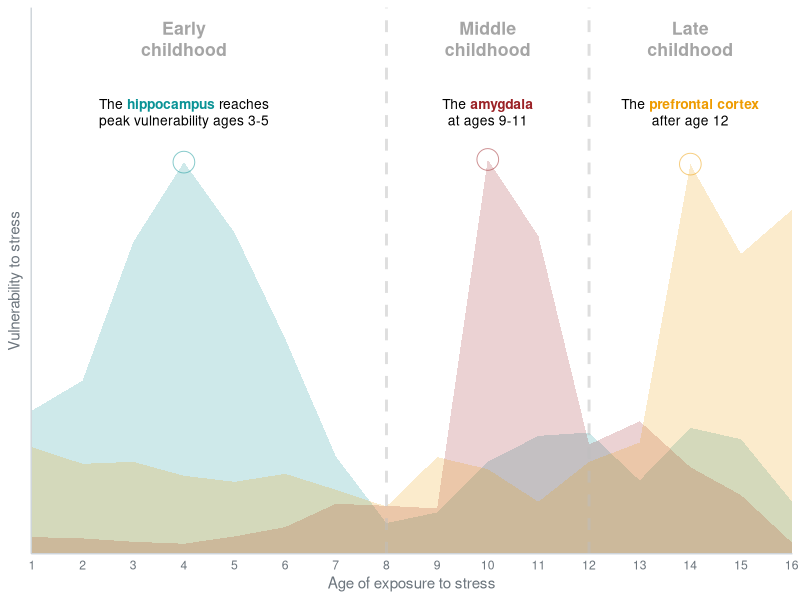
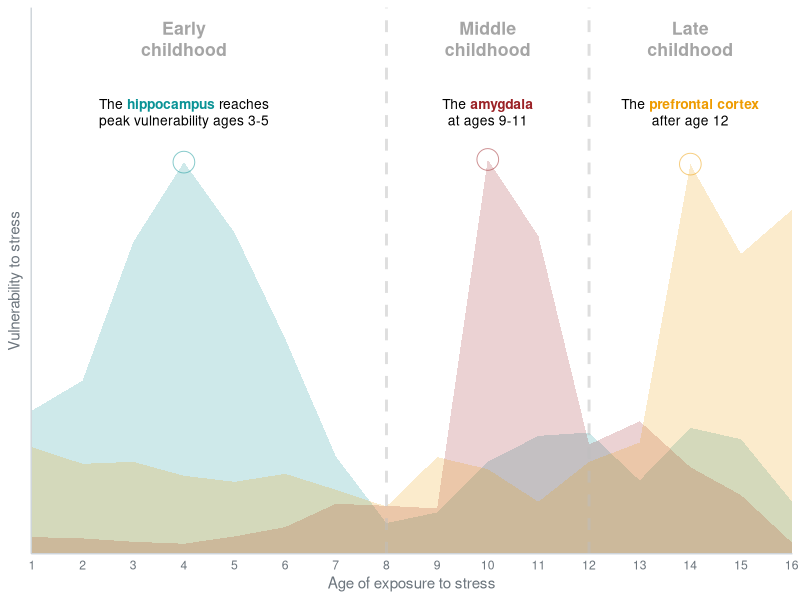

R code for these plots, in order:
## ---- chunk 1
library(tidyverse)
library(ggtext)
## ---- chunk 2
set.seed(2022)

df_sim <-
  tibble(
  # Hippocampus
  hippo_1_year  = rbernoulli(1000, p = 0.22),
  hippo_2_year  = rbernoulli(1000, p = 0.25),
  hippo_3_year  = rbernoulli(1000, p = 0.45),
  hippo_4_year  = rbernoulli(1000, p = 0.59),
  hippo_5_year  = rbernoulli(1000, p = 0.48),
  hippo_6_year  = rbernoulli(1000, p = 0.35),
  hippo_7_year  = rbernoulli(1000, p = 0.13),
  hippo_8_year  = rbernoulli(1000, p = 0.05),
  hippo_9_year  = rbernoulli(1000, p = 0.06),
  hippo_10_year = rbernoulli(1000, p = 0.15),
  hippo_11_year = rbernoulli(1000, p = 0.19),
  hippo_12_year = rbernoulli(1000, p = 0.20),
  hippo_13_year = rbernoulli(1000, p = 0.10),
  hippo_14_year = rbernoulli(1000, p = 0.18),
  hippo_15_year = rbernoulli(1000, p = 0.18),
  hippo_16_year = rbernoulli(1000, p = 0.09),
  # Amygdala
  amygd_1_year  = rbernoulli(1000, p = 0.02),
  amygd_2_year  = rbernoulli(1000, p = 0.02),
  amygd_3_year  = rbernoulli(1000, p = 0.02),
  amygd_4_year  = rbernoulli(1000, p = 0.02),
  amygd_5_year  = rbernoulli(1000, p = 0.02),
  amygd_6_year  = rbernoulli(1000, p = 0.04),
  amygd_7_year  = rbernoulli(1000, p = 0.07),
  amygd_8_year  = rbernoulli(1000, p = 0.07),
  amygd_9_year  = rbernoulli(1000, p = 0.07),
  amygd_10_year = rbernoulli(1000, p = 0.59),
  amygd_11_year = rbernoulli(1000, p = 0.49),
  amygd_12_year = rbernoulli(1000, p = 0.19),
  amygd_13_year = rbernoulli(1000, p = 0.18),
  amygd_14_year = rbernoulli(1000, p = 0.13),
  amygd_15_year = rbernoulli(1000, p = 0.09),
  amygd_16_year = rbernoulli(1000, p = 0.02),
  # Prefrontal cortex
  prefr_1_year  = rbernoulli(1000, p = 0.15),
  prefr_2_year  = rbernoulli(1000, p = 0.13),
  prefr_3_year  = rbernoulli(1000, p = 0.14),
  prefr_4_year  = rbernoulli(1000, p = 0.12),
  prefr_5_year  = rbernoulli(1000, p = 0.11),
  prefr_6_year  = rbernoulli(1000, p = 0.11),
  prefr_7_year  = rbernoulli(1000, p = 0.10),
  prefr_8_year  = rbernoulli(1000, p = 0.07),
  prefr_9_year  = rbernoulli(1000, p = 0.16),
  prefr_10_year = rbernoulli(1000, p = 0.14),
  prefr_11_year = rbernoulli(1000, p = 0.08),
  prefr_12_year = rbernoulli(1000, p = 0.16),
  prefr_13_year = rbernoulli(1000, p = 0.16),
  prefr_14_year = rbernoulli(1000, p = 0.59),
  prefr_15_year = rbernoulli(1000, p = 0.44),
  prefr_16_year = rbernoulli(1000, p = 0.49)) %>% 
  pivot_longer(everything(), names_to = "group", values_to = "vulnerability")

## ---- chunk 3
fit_logit <- glm(vulnerability ~ group,
                 data = df_sim,
                 family = binomial)
## ---- chunk 4
df_emm <-
  emmeans::emmeans(fit_logit, ~group, type = "response") %>% 
  as_tibble() %>% 
  mutate(age = str_extract(group, "\\d+") %>% 
               as.numeric(),
         region = str_extract(group, "^.+(?=_\\d)") %>% 
                  fct_relevel("hippo", "amygd", "prefr")) 
## ---- chunk 5
colors <- c("#0a9396", "#9b2226", "#ee9b00")
## ---- chunk 6
label_hippo <- "The <span style='color: #0a9396;'>**hippocampus**</span> reaches<br>peak vulnerability ages 3-5"
label_amygd <- "The <span style='color: #9b2226;'>**amygdala**</span><br> at ages 9-11"
label_prefr <- "The <span style='color: #ee9b00;'>**prefrontal cortex**</span><br> after age 12"

label_early  <- "<span style='color: #a5a5a5;'>**Early**<br>**childhood**</span>"
label_middle <- "<span style='color: #a5a5a5;'>**Middle**<br>**childhood**</span>"
label_late   <- "<span style='color: #a5a5a5;'>**Late**<br>**childhood**</span>"
## ---- chunk 7
df_emm %>% 
  group_by(region) %>% 
  mutate(max_point = ifelse(prob == max(prob), prob, NA)) %>% 

  ggplot(aes(x = age, y = prob, color = region, fill = region)) +
  geom_point(aes(y = max_point), size = 7, shape = 1, alpha = 1/2) +
  geom_area(alpha = 1/5, color = NA, position = "identity") +
  # Lines
  # geom_line(aes(group = region), size = 1, alpha = 1/5) +
  geom_vline(xintercept = 8, size = 1, linetype = 2, color = "grey", alpha = 1/2) +
  geom_vline(xintercept = 12, size = 1, linetype = 2, color = "grey", alpha = 1/2) +
  # Labels brain regions
  annotate(geom = "richtext", x= 4, y = .66, label = label_hippo,
           fill = NA, label.color = NA, size = 3.5) +
  annotate(geom = "richtext", x= 10, y = .66, label = label_amygd,
           fill = NA, label.color = NA, size = 3.5) +
  annotate(geom = "richtext", x= 14, y = .66, label = label_prefr,
           fill = NA, label.color = NA, size = 3.5) +
  # Labels age periods
  annotate(geom = "richtext", x= 4, y = .77, label = label_early,
           fill = NA, label.color = NA, size = 4.5) +
  annotate(geom = "richtext", x= 10, y = .77, label = label_middle,
           fill = NA, label.color = NA, size = 4.5) +
  annotate(geom = "richtext", x= 14, y = .77, label = label_late,
           fill = NA, label.color = NA, size = 4.5) +
  # Scales
  scale_x_continuous(breaks = 0:16, expand = c(0,0)) +
  scale_y_continuous(limits = c(0, 0.82), expand = c(0, 0)) +
  scale_color_manual(values = colors) +
  scale_fill_manual(values = colors) +
  labs(x = "Age of exposure to stress", y = "Vulnerability to stress") +
  theme_minimal() +
  theme(legend.position = "none",
        axis.line   = element_line(color = "#ced4da"),
        axis.text   = element_text(color = "#6c757d"),
        axis.title  = element_text(color = "#6c757d"),
        axis.text.y = element_blank(),
        axis.ticks  = element_blank(), 
        panel.grid = element_blank())
## ---- chunk 8
ggsave("plots/neuro_vulnerability.png", bg = "white", height=5, width=9)
